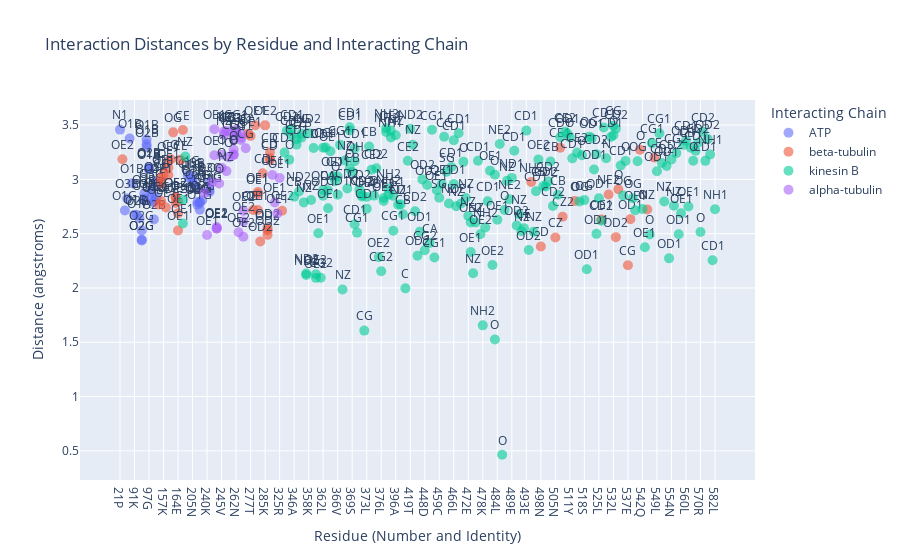

Notebook source saved alongside this figure:
### Markdown cell above
ALL together
seed 1

### Code cell
import pandas as pd
import plotly.express as px

# Define the path to the uploaded CSV file
csv_file_path = '/Users/jazzeruncal/git/Jazzer_surf/3d_predictions/same_seed/Seed_1/interactions_all_files.csv'

# Read the CSV file into a DataFrame
df = pd.read_csv(csv_file_path)

# Filter to get the shortest distances for each interaction
df = df.loc[df[df['chain'] == 'A'].groupby(['file', 'resi', 'interacting_chain'])['distance (angstroms)'].idxmin()]

# Exclude interactions with Mg and chain letters A, G, H
df = df[(df['interacting_resn'] != 'MG') & (~df['interacting_chain'].isin(['A', 'G', 'H']))].reset_index(drop=True)

# Map interacting_resn to single-letter codes for better readability
aa_dict = {
    'ALA': 'A', 'ARG': 'R', 'ASN': 'N', 'ASP': 'D', 'CYS': 'C', 'GLN': 'Q', 'GLU': 'E', 'GLY': 'G',
    'HIS': 'H', 'ILE': 'I', 'LEU': 'L', 'LYS': 'K', 'MET': 'M', 'PHE': 'F', 'PRO': 'P', 'SER': 'S',
    'THR': 'T', 'TRP': 'W', 'TYR': 'Y', 'VAL': 'V'
}
df['residue_one_letter'] = df['resn'].map(aa_dict)
df['residue'] = df['resi'].astype(str) + df['residue_one_letter']

# Replace chain letters with descriptive names
chain_map = {
    'B': 'kinesin B',
    'C': 'alpha-tubulin',
    'D': 'beta-tubulin',
    'E': 'ATP',
    'F': 'ATP'
}
df['interacting_chain'] = df['interacting_chain'].map(chain_map)

# Group by file and interacting chain, keeping residues in order
grouped = df.groupby(['file', 'interacting_chain'])

# Create a list to store the output rows
output_rows = []

# Iterate over each group and extract information
for (file, chain), group in grouped:
    for _, row in group.iterrows():
        output_rows.append({
            'file': file,
            'interacting_chain': chain,
            'interacting_atom': row['interacting_atom'],
            'residue_number': row['resi'],
            'amino_acid': row['residue_one_letter'],
            'distance (angstroms)': row['distance (angstroms)'],
        })

# Convert the list to a DataFrame
interaction_df = pd.DataFrame(output_rows)

# Save the resulting DataFrame to a CSV file
interaction_df.to_csv("interaction_summary_all_files.csv", index=False)

# Load the summarized interaction data
csv_file_path = "interaction_summary_all_files.csv"
interaction_df = pd.read_csv(csv_file_path)

# Create a new column for the x-axis labels by concatenating residue number and amino acid
interaction_df['residue_label'] = interaction_df['residue_number'].astype(str) + interaction_df['amino_acid']

# Sort the dataframe by file and residue number to maintain order
interaction_df = interaction_df.sort_values(by=['file', 'residue_number'])

# Convert residue_label to a categorical type with the correct order
interaction_df['residue_label'] = pd.Categorical(interaction_df['residue_label'], 
                                                 categories=sorted(interaction_df['residue_label'].unique(), key=lambda x: int(''.join(filter(str.isdigit, x)))), 
                                                 ordered=True)

# Scatter plot for interaction distances with custom x-axis labels
fig_scatter = px.scatter(interaction_df, x='residue_label', y='distance (angstroms)', color='interacting_chain', text='interacting_atom',
                         title='Interaction Distances by Residue and Interacting Chain',
                         labels={'residue_label': 'Residue (Number and Identity)', 'distance (angstroms)': 'Distance (angstroms)', 'interacting_chain': 'Interacting Chain'},
                         hover_data=['file'])

fig_scatter.update_traces(textposition='top center', marker=dict(size=10, opacity=0.6))
fig_scatter.update_layout(xaxis={'categoryorder':'array', 'categoryarray': interaction_df['residue_label'].cat.categories})

# Show the plot
fig_scatter.show()

### Figure 1 — Plotly figure (JSON) as saved in the notebook; plotly's stock layout.template omitted (floating-point values rounded to 4 significant figures; data arrays with more than 128 entries replaced by an {"elided": "..."} marker saying what was removed)
{"data": [{"customdata": [["fold_c_atp_tub_seed1_model_0"], ["fold_c_atp_tub_seed1_model_0"], ["fold_c_atp_tub_seed1_model_0"], ["fold_c_atp_tub_seed1_model_0"], ["fold_c_atp_tub_seed1_model_0"], ["fold_c_atp_tub_seed1_model_0"], ["fold_c_atp_tub_seed1_model_0"], ["fold_c_atp_tub_seed1_model_0"], ["fold_c_atp_tub_seed1_model_0"], ["fold_c_atp_tub_seed1_model_0"], ["fold_c_atp_tub_seed1_model_0"], ["fold_c_atp_tub_seed1_model_0"], ["fold_e_atp_tub_seed1_model_0"], ["fold_e_atp_tub_seed1_model_0"], ["fold_e_atp_tub_seed1_model_0"], ["fold_e_atp_tub_seed1_model_0"], ["fold_e_atp_tub_seed1_model_0"], ["fold_e_atp_tub_seed1_model_0"], ["fold_e_atp_tub_seed1_model_0"], ["fold_e_atp_tub_seed1_model_0"], ["fold_e_atp_tub_seed1_model_0"], ["fold_e_atp_tub_seed1_model_0"], ["fold_e_atp_tub_seed1_model_0"], ["fold_h_atp_tub_seed1_model_0"], ["fold_h_atp_tub_seed1_model_0"], ["fold_h_atp_tub_seed1_model_0"], ["fold_h_atp_tub_seed1_model_0"], ["fold_h_atp_tub_seed1_model_0"], ["fold_h_atp_tub_seed1_model_0"], ["fold_h_atp_tub_seed1_model_0"], ["fold_h_atp_tub_seed1_model_0"], ["fold_h_atp_tub_seed1_model_0"], ["fold_h_atp_tub_seed1_model_0"], ["fold_h_atp_tub_seed1_model_0"], ["fold_k401_atp_tub_seed1_model_0"], ["fold_k401_atp_tub_seed1_model_0"], ["fold_k401_atp_tub_seed1_model_0"], ["fold_k401_atp_tub_seed1_model_0"], ["fold_k401_atp_tub_seed1_model_0"], ["fold_k401_atp_tub_seed1_model_0"], ["fold_k401_atp_tub_seed1_model_0"], ["fold_k401_atp_tub_seed1_model_0"], ["fold_k401_atp_tub_seed1_model_0"], ["fold_k401_atp_tub_seed1_model_0"], ["fold_k401_atp_tub_seed1_model_0"]], "hovertemplate": "Interacting Chain=ATP<br>Residue (Number and Identity)=%{x}<br>Distance (angstroms)=%{y}<br>interacting_atom=%{text}<br>file=%{customdata[0]}<extra></extra>", "legendgroup": "ATP", "marker": {"color": "#636efa", "opacity": 0.6, "size": 10, "symbol": "circle"}, "mode": "markers+text", "name": "ATP", "orientation": "v", "showlegend": true, "text": ["N1", "O2G", "O3B", "O1B", "O1B", "O3G", "O2B", "O1A", "O3B", "O2G", "O1G", "O3G", "O2G", "O3B", "O1B", "O1B", "O1G", "O2B", "O1A", "O3B", "O2G", "O3G", "O1G", "O1G", "O3B", "O1B", "O1B", "O1B", "O2B", "O1A", "O1G", "O1G", "O3G", "O2G", "O2G", "O3B", "O2B", "O2B", "O3G", "O1B", "O2A", "O1A", "O2G", "O1G", "O3G"], "textposition": "top center", "type": "scatter", "x": ["21P", "94T", "95S", "96S", "97G", "98K", "99T", "100H", "205N", "208S", "209S", "241G", "94T", "95S", "96S", "97G", "98K", "99T", "100H", "205N", "208S", "209S", "241G", "87T", "88G", "89S", "90G", "91K", "92T", "93F", "201N", "204S", "205S", "237G", "94T", "95S", "96S", "97G", "98K", "99T", "100H", "205N", "208S", "209S", "241G"], "xaxis": "x", "y": [3.458, 2.444, 2.824, 3.322, 3.098, 2.879, 2.8, 2.962, 2.994, 2.767, 2.791, 2.977, 2.529, 2.866, 3.367, 3.092, 2.825, 2.631, 2.838, 3.023, 2.911, 2.782, 2.884, 2.714, 2.823, 3.375, 2.965, 2.674, 2.672, 2.642, 3.039, 3.008, 2.94, 2.807, 2.437, 2.807, 3.297, 3.114, 2.916, 2.79, 2.985, 2.958, 2.791, 2.721, 2.901], "yaxis": "y"}, {"customdata": [["fold_c_atp_tub_seed1_model_0"], ["fold_c_atp_tub_seed1_model_0"], ["fold_c_atp_tub_seed1_model_0"], ["fold_c_atp_tub_seed1_model_0"], ["fold_c_atp_tub_seed1_model_0"], ["fold_c_atp_tub_seed1_model_0"], ["fold_c_atp_tub_seed1_model_0"], ["fold_c_atp_tub_seed1_model_0"], ["fold_e_atp_tub_seed1_model_0"], ["fold_e_atp_tub_seed1_model_0"], ["fold_e_atp_tub_seed1_model_0"], ["fold_e_atp_tub_seed1_model_0"], ["fold_e_atp_tub_seed1_model_0"], ["fold_e_atp_tub_seed1_model_0"], ["fold_e_atp_tub_seed1_model_0"], ["fold_e_atp_tub_seed1_model_0"], ["fold_e_atp_tub_seed1_model_0"], ["fold_e_atp_tub_seed1_model_0"], ["fold_e_atp_tub_seed1_model_0"], ["fold_e_atp_tub_seed1_model_0"], ["fold_e_atp_tub_seed1_model_0"], ["fold_e_atp_tub_seed1_model_0"], ["fold_e_atp_tub_seed1_model_0"], ["fold_e_atp_tub_seed1_model_0"], ["fold_e_atp_tub_seed1_model_0"], ["fold_e_atp_tub_seed1_model_0"], ["fold_e_atp_tub_seed1_model_0"], ["fold_e_atp_tub_seed1_model_0"], ["fold_h_atp_tub_seed1_model_0"], ["fold_h_atp_tub_seed1_model_0"], ["fold_h_atp_tub_seed1_model_0"], ["fold_h_atp_tub_seed1_model_0"], ["fold_h_atp_tub_seed1_model_0"], ["fold_h_atp_tub_seed1_model_0"], ["fold_h_atp_tub_seed1_model_0"], ["fold_h_atp_tub_seed1_model_0"], ["fold_h_atp_tub_seed1_model_0"], ["fold_h_atp_tub_seed1_model_0"], ["fold_h_atp_tub_seed1_model_0"], ["fold_h_atp_tub_seed1_model_0"], ["fold_h_atp_tub_seed1_model_0"], ["fold_h_atp_tub_seed1_model_0"], ["fold_h_atp_tub_seed1_model_0"], ["fold_h_atp_tub_seed1_model_0"], ["fold_h_atp_tub_seed1_model_0"], ["fold_k401_atp_tub_seed1_model_0"], ["fold_k401_atp_tub_seed1_model_0"], ["fold_k401_atp_tub_seed1_model_0"], ["fold_k401_atp_tub_seed1_model_0"], ["fold_k401_atp_tub_seed1_model_0"], ["fold_k401_atp_tub_seed1_model_0"], ["fold_k401_atp_tub_seed1_model_0"]], "hovertemplate": "Interacting Chain=beta-tubulin<br>Residue (Number and Identity)=%{x}<br>Distance (angstroms)=%{y}<br>interacting_atom=%{text}<br>file=%{customdata[0]}<extra></extra>", "legendgroup": "beta-tubulin", "marker": {"color": "#EF553B", "opacity": 0.6, "size": 10, "symbol": "circle"}, "mode": "markers+text", "name": "beta-tubulin", "orientation": "v", "showlegend": true, "text": ["OE1", "OE1", "OE2", "OE1", "CE", "OE1", "OD2", "CD", "OE2", "CG", "OE1", "OE2", "OE1", "CE", "OE1", "OE1", "OD2", "CD", "OE2", "OE1", "NE2", "OD2", "O", "CG", "OD1", "O", "NZ", "CE", "OE1", "OE1", "OE1", "CG", "OG", "CA", "OE1", "OE1", "OD2", "CD", "OE2", "NH2", "CD", "CZ", "CE1", "CZ2", "O", "CG", "OE1", "OE2", "OE1", "OE1", "OD2", "CD"], "textposition": "top center", "type": "scatter", "x": ["148K", "159N", "163H", "164E", "166K", "282H", "286R", "287D", "51K", "148K", "159N", "163H", "164E", "165D", "280K", "282H", "286R", "287D", "328R", "526N", "530S", "533K", "534L", "537E", "538K", "541F", "545E", "548L", "144R", "157K", "158V", "159R", "160E", "275K", "277T", "278H", "282R", "283D", "285K", "494I", "498N", "505N", "508N", "509S", "512Q", "148K", "159N", "163H", "164E", "282H", "286R", "287D"], "xaxis": "x", "y": [2.964, 3.167, 2.782, 2.793, 3.454, 2.882, 2.489, 3.194, 3.184, 2.8, 3.106, 2.834, 2.528, 3.179, 3.498, 2.863, 2.552, 3.176, 2.711, 2.63, 2.859, 2.468, 2.908, 2.208, 2.633, 3.272, 2.723, 3.2, 2.768, 3.048, 2.74, 3.184, 3.433, 3.42, 3.4, 2.717, 2.427, 3.056, 3.497, 2.976, 2.382, 2.464, 3.291, 2.656, 2.801, 3.006, 3.041, 2.838, 2.687, 2.717, 2.531, 3.25], "yaxis": "y"}, {"customdata": {"elided": "195x1 str values"}, "hovertemplate": "Interacting Chain=kinesin B<br>Residue (Number and Identity)=%{x}<br>Distance (angstroms)=%{y}<br>interacting_atom=%{text}<br>file=%{customdata[0]}<extra></extra>", "legendgroup": "kinesin B", "marker": {"color": "#00cc96", "opacity": 0.6, "size": 10, "symbol": "circle"}, "mode": "markers+text", "name": "kinesin B", "orientation": "v", "showlegend": true, "text": {"elided": "195 str values"}, "textposition": "top center", "type": "scatter", "x": {"elided": "195 str values"}, "xaxis": "x", "y": {"elided": "195 float values"}, "yaxis": "y"}, {"customdata": [["fold_c_atp_tub_seed1_model_0"], ["fold_c_atp_tub_seed1_model_0"], ["fold_c_atp_tub_seed1_model_0"], ["fold_c_atp_tub_seed1_model_0"], ["fold_c_atp_tub_seed1_model_0"], ["fold_c_atp_tub_seed1_model_0"], ["fold_c_atp_tub_seed1_model_0"], ["fold_c_atp_tub_seed1_model_0"], ["fold_c_atp_tub_seed1_model_0"], ["fold_e_atp_tub_seed1_model_0"], ["fold_e_atp_tub_seed1_model_0"], ["fold_e_atp_tub_seed1_model_0"], ["fold_e_atp_tub_seed1_model_0"], ["fold_e_atp_tub_seed1_model_0"], ["fold_e_atp_tub_seed1_model_0"], ["fold_e_atp_tub_seed1_model_0"], ["fold_e_atp_tub_seed1_model_0"], ["fold_e_atp_tub_seed1_model_0"], ["fold_h_atp_tub_seed1_model_0"], ["fold_h_atp_tub_seed1_model_0"], ["fold_h_atp_tub_seed1_model_0"], ["fold_h_atp_tub_seed1_model_0"], ["fold_h_atp_tub_seed1_model_0"], ["fold_h_atp_tub_seed1_model_0"], ["fold_h_atp_tub_seed1_model_0"], ["fold_h_atp_tub_seed1_model_0"], ["fold_h_atp_tub_seed1_model_0"], ["fold_h_atp_tub_seed1_model_0"], ["fold_k401_atp_tub_seed1_model_0"], ["fold_k401_atp_tub_seed1_model_0"], ["fold_k401_atp_tub_seed1_model_0"], ["fold_k401_atp_tub_seed1_model_0"], ["fold_k401_atp_tub_seed1_model_0"], ["fold_k401_atp_tub_seed1_model_0"], ["fold_k401_atp_tub_seed1_model_0"], ["fold_k401_atp_tub_seed1_model_0"]], "hovertemplate": "Interacting Chain=alpha-tubulin<br>Residue (Number and Identity)=%{x}<br>Distance (angstroms)=%{y}<br>interacting_atom=%{text}<br>file=%{customdata[0]}<extra></extra>", "legendgroup": "alpha-tubulin", "marker": {"color": "#ab63fa", "opacity": 0.6, "size": 10, "symbol": "circle"}, "mode": "markers+text", "name": "alpha-tubulin", "orientation": "v", "showlegend": true, "text": ["OE1", "OE1", "O", "O", "CG1", "CG1", "OE2", "OE1", "OE1", "OE1", "OE2", "O", "NZ", "NZ", "O", "CG1", "CG1", "OE2", "OE1", "OE1", "O", "O", "CG1", "CG1", "OE2", "CG", "OE1", "OE1", "OE2", "O", "NZ", "NZ", "O", "CG1", "CG1", "OE2"], "textposition": "top center", "type": "scatter", "x": ["242S", "244K", "245I", "259K", "262N", "263K", "266S", "318A", "325R", "242S", "244K", "245V", "250A", "251E", "259K", "262N", "263K", "266S", "238S", "240K", "241I", "255K", "258N", "259K", "262S", "266N", "314A", "321R", "244K", "245V", "250A", "251E", "259K", "262N", "263K", "266S"], "xaxis": "x", "y": [3.222, 2.548, 2.961, 3.272, 3.429, 3.382, 2.71, 2.786, 3.011, 3.462, 2.546, 3.227, 3.441, 3.076, 3.228, 3.437, 3.362, 2.471, 2.875, 2.487, 2.971, 3.202, 3.431, 3.37, 2.513, 3.287, 3.04, 2.685, 2.56, 3.108, 3.409, 3.445, 3.223, 3.458, 3.418, 2.612], "yaxis": "y"}], "layout": {"legend": {"title": {"text": "Interacting Chain"}, "tracegroupgap": 0}, "title": {"text": "Interaction Distances by Residue and Interacting Chain"}, "xaxis": {"anchor": "y", "categoryarray": {"elided": "247 str values"}, "categoryorder": "array", "domain": [0, 1], "title": {"text": "Residue (Number and Identity)"}}, "yaxis": {"anchor": "x", "domain": [0, 1], "title": {"text": "Distance (angstroms)"}}}}
